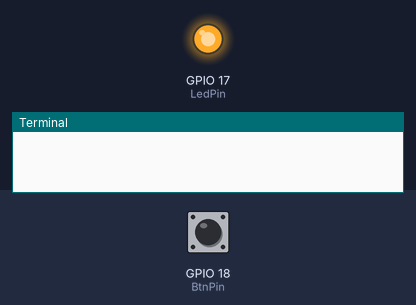
This program was run on a simulated Raspberry Pi (BCM pin numbers). On the bench: output pins drawn as LEDs (lit = HIGH), the last lines printed to the terminal. Inputs (shaded band) come from the test bench; at power-on: GPIO 18 (BtnPin) HIGH.

Above: at 1.2 s.
1.3 s: GPIO 18 (BtnPin) pulled LOW for 0.15 s
At 2.0 s:
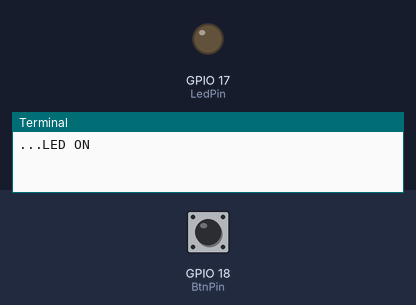
2.9 s: GPIO 18 (BtnPin) pulled LOW for 1 s
At 3.3 s:
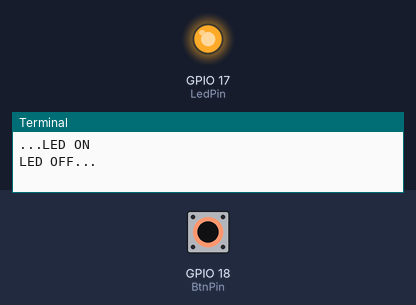
5.4 s: GPIO 18 (BtnPin) pulled LOW for 3.2 s
At 6.4 s:
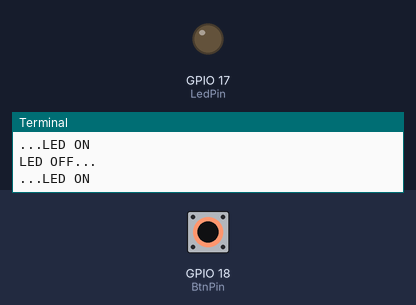
Timing chart, 0 to 8.4 s (numbered marks = the images above; inputs shaded):
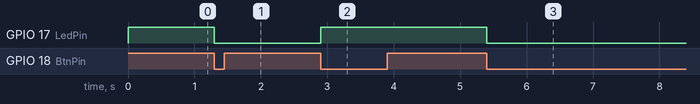

Measured:
- after the input at 1.3 s, GPIO 17 (LedPin): HIGH → LOW at once
- after the input at 2.9 s, GPIO 17 (LedPin): LOW → HIGH at once
- after the input at 5.4 s, GPIO 17 (LedPin): HIGH → LOW at once

The program:

2.1.1_Button.py
```python
#!/usr/bin/env python3

import RPi.GPIO as GPIO
import time

LedPin = 17 # Set GPIO17 as LED pin
BtnPin = 18 # Set GPIO18 as button pin


Led_status = True # Set Led status to True(OFF)

# Define a setup function for some setup
def setup():
	# Set the GPIO modes to BCM Numbering
	GPIO.setmode(GPIO.BCM)
	GPIO.setup(LedPin, GPIO.OUT, initial=GPIO.HIGH)  # Set LedPin's mode to output, and initial level to high (3.3v)
	GPIO.setup(BtnPin, GPIO.IN) # Set BtnPin's mode to input.

# Define a callback function for button callback
def swLed(ev=None):
	global Led_status
	# Switch led status(on-->off; off-->on)
	Led_status = not Led_status
	GPIO.output(LedPin, Led_status)
	if Led_status:
		print ('LED OFF...')
	else:
		print ('...LED ON')

# Define a main function for main process
def main():
	# Set up a falling detect on BtnPin,
	# and callback function to swLed
	GPIO.add_event_detect(BtnPin, GPIO.FALLING, callback=swLed)
	while True:
		# Don't do anything.
		time.sleep(1)

# Define a destroy function for clean up everything after
# the script finished
def destroy():
	# Turn off LED
	GPIO.output(LedPin, GPIO.HIGH)
	# Release resource
	GPIO.cleanup()

# If run this script directly, do:
if __name__ == '__main__':
	setup()
	try:
		main()
	# When 'Ctrl+C' is pressed, the program
	# destroy() will be  executed.
	except KeyboardInterrupt:
		destroy()
```
